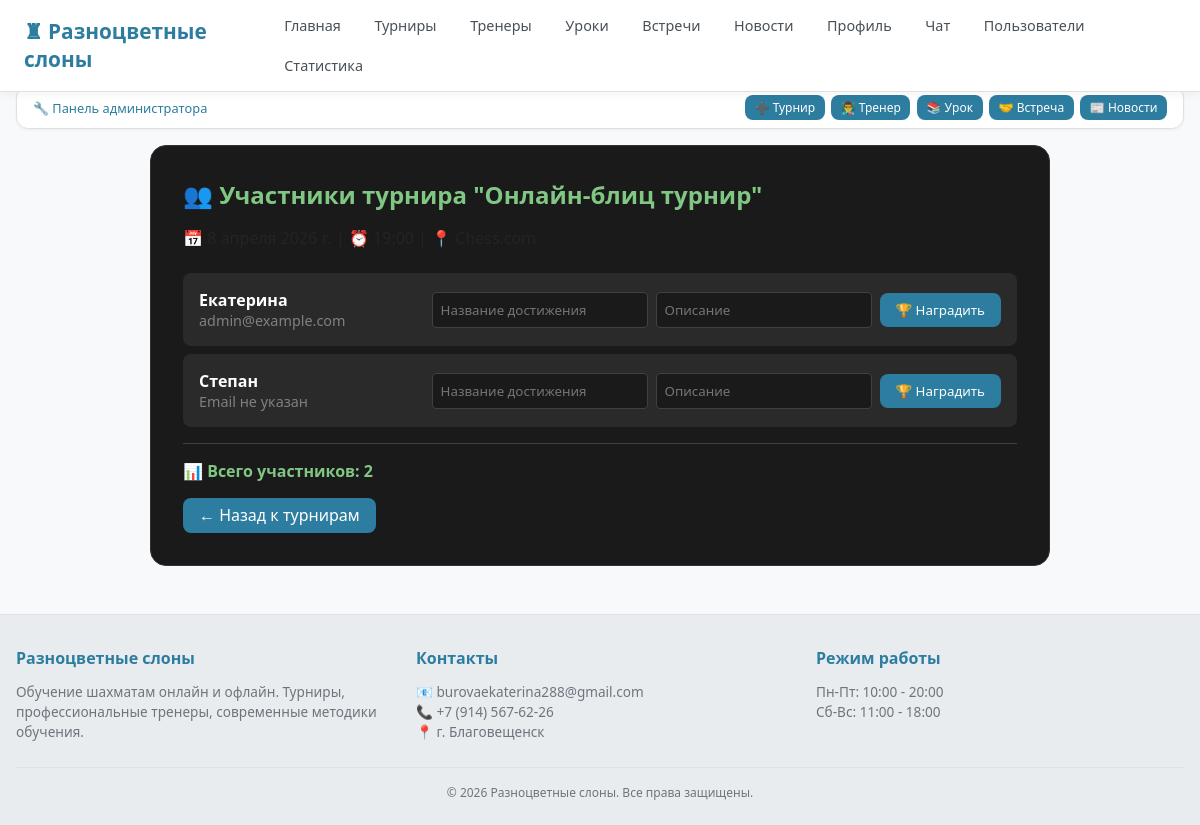
Screenshot of /tournament/3/participants/ (signed in) with the database file from the repository.
### main/models.py (models this page shows, shortened)
class Tournament(models.Model):
    TYPE_CHOICES = [
        ('online', 'Онлайн'),
        ('offline', 'Очный'),
    ]
    name = models.CharField(max_length=200, verbose_name='Название')
    date = models.DateField(verbose_name='Дата')
    time = models.TimeField(verbose_name='Время')
    type = models.CharField(max_length=10, choices=TYPE_CHOICES, verbose_name='Тип')
    location = models.CharField(max_length=200, verbose_name='Место проведения')
    max_participants = models.IntegerField(default=50, verbose_name='Максимум участников')
    participants = models.ManyToManyField(User, related_name='tournaments', blank=True, verbose_name='Участники')
    is_finished = models.BooleanField(default=False, verbose_name='Завершен')

class User(AbstractUser):
    ROLE_CHOICES = [
        ('user', 'Пользователь'),
        ('admin', 'Администратор'),
        ('trainer', 'Тренер'),
    ]
    role = models.CharField(max_length=10, choices=ROLE_CHOICES, default='user')
    full_name = models.CharField(max_length=150, blank=True, null=True)
    phone = models.CharField(max_length=20, blank=True, null=True)
    city = models.CharField(max_length=100, blank=True, null=True)
    bio = models.TextField(blank=True, null=True)
    is_banned = models.BooleanField(default=False)
    rating = models.IntegerField(default=1000, verbose_name='Рейтинг Elo')
    avatar = models.ImageField(upload_to='avatars/', blank=True, null=True)
    date_joined = models.DateTimeField(auto_now_add=True)

### main/views.py (the view)
# urls.py: path('tournament/<int:id>/participants/', views.tournament_participants, name='tournament_participants'),
@login_required
@user_passes_test(is_admin)
def tournament_participants(request, id):
    tournament = get_object_or_404(Tournament, id=id)
    return render(request, 'main/participants.html', {
        'tournament': tournament,
        'participants': tournament.participants.all(),
    })

### main/views.py (called while the page is built)
def is_admin(user):
    return user.is_authenticated and user.role == 'admin'

### main/templates/main/participants.html (shortened to what this page needs)
{% extends 'main/base.html' %}
{% block content %}
<div class="participants-card">
    <h2>👥 Участники турнира "{{ tournament.name }}"</h2>
    <p>📅 {{ tournament.date }} | ⏰ {{ tournament.time|time:"H:i" }} | 📍 {{ tournament.location }}</p>
    <ul class="participants-list">
        {% for participant in participants %}
        <li>
            <div>
                <div class="participant-name">{{ participant.full_name|default:participant.username }}</div>
                <div class="participant-email">{{ participant.email|default:"Email не указан" }}</div>
            </div>
            <div>
                {% if not participant.is_banned %}
                <form method="POST" action="{% url 'award_tournament_achievement' tournament.id participant.id %}" class="award-form">
                    <input type="text" name="name" placeholder="Название достижения" required>
                    <input type="text" name="description" placeholder="Описание" required>
                    <button type="submit" class="btn btn-primary">🏆 Наградить</button>
                </form>
                {% else %}
                <span style="color:#ff4444;">⛔ Забанен</span>
                {% endif %}
            </div>
        </li>
        {% empty %}
        <li style="text-align:center; color:#666;">😢 Пока нет участников</li>
        {% endfor %}
    </ul>
    <div class="count">📊 Всего участников: {{ participants|length }}</div>
    <a href="{% url 'tournaments' %}" class="btn btn-primary" style="display:inline-block; margin-top:1rem; text-decoration:none;">← Назад к турнирам</a>
</div>
{% endblock %}

### main/templates/main/base.html (style rules this page uses)
* { margin: 0; padding: 0; box-sizing: border-box; font-family: 'Segoe UI', system-ui, sans-serif; }
body { background: #f8f9fa; color: #212529; min-height: 100vh; display: flex; flex-direction: column; overflow-x: hidden; max-width: 100%; padding-top: 70px; }
html { overflow-x: hidden; max-width: 100%; }
.btn { padding: 0.4rem 1rem; border: none; border-radius: 8px; cursor: pointer; font-weight: 500; text-decoration: none; display: inline-block; transition: all 0.2s; }
.btn-primary { background: #2c7da0; color: white; }
input, select, textarea { background: #f8f9fa; border: 1px solid #dee2e6; border-radius: 8px; padding: 0.6rem; color: #212529; }

### main/templates/main/participants.html (style rules this page uses)
.participants-card { max-width: 900px; margin: 0 auto; background: #1a1a1a; border-radius: 16px; padding: 2rem; border: 1px solid #333; }
.participants-card h2 { color: #81c784; margin-bottom: 1rem; }
.participants-list { list-style: none; margin-top: 1.5rem; }
.participants-list li { background: #2a2a2a; padding: 1rem; margin-bottom: 0.5rem; border-radius: 8px; display: flex; justify-content: space-between; align-items: center; flex-wrap: wrap; gap: 1rem; }
.participant-name { font-weight: bold; color: #fff; }
.participant-email { color: #808080; font-size: 0.9rem; }
.count { margin-top: 1rem; padding-top: 1rem; border-top: 1px solid #404040; color: #81c784; font-weight: bold; }
.award-form { display: flex; gap: 0.5rem; flex-wrap: wrap; align-items: center; }
.award-form input { padding: 0.5rem; background: #1a1a1a; border: 1px solid #404040; border-radius: 4px; color: #fff; }
.award-form button { padding: 0.5rem 1rem; }

### rows the page displays
Tournament: name "Онлайн-блиц турнир"
User: full_name "Екатерина", email "admin@example.com"
User: full_name "Степан", email "Email не указан"

### other values shown
{{ participants|length }} "2"
